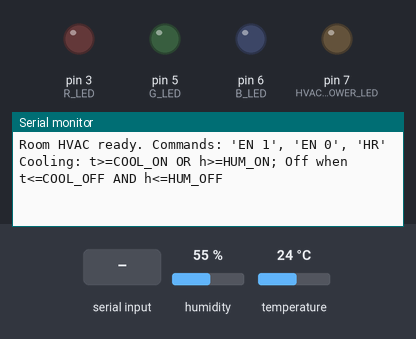
Simulated run of this sketch. Board: Arduino Uno, built with avr-gcc and run on an emulated ATmega328P. Shown: output pins drawn as LEDs (lit = HIGH), the last lines printed to the serial monitor. Inputs (shaded band) come from the test bench; at power-on: humidity 55 %, temperature 24 °C.

Above: at 1.2 s.
1.3 s: "EN\n" received over Serial
At 1.9 s:
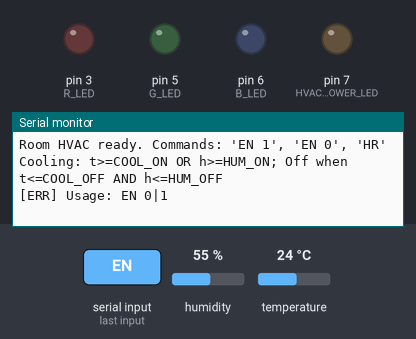
3.5 s: "1\n" received over Serial
At 3.81 s:
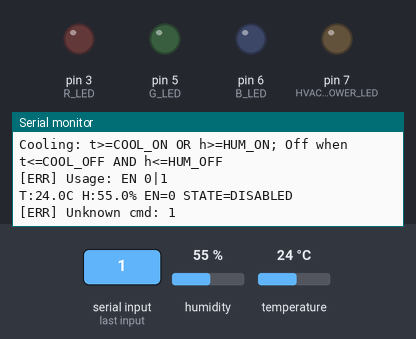
5.0 s: "HR\n" received over Serial
At 5.8 s:
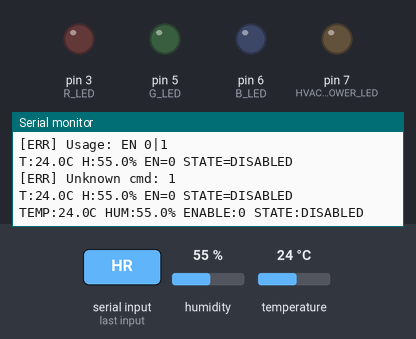

The sketch:

conference_hvac_light.ino
```cpp
// 회의실 냉난방시스템 + 조명 (회의실 전용 프로토콜)
//   EN 1  -> 인증 성공(체크인) 시 제어 허용 + 표시LED ON
//   EN 0  -> 관리자/수동 OFF 시 제어 차단 + 표시LED OFF
//   HR    -> 상태 리포트
//
// 조건: (t >= COOL_ON) 또는 (h >= HUM_ON) 이면 냉방 ON
//       (t <= COOL_OFF) AND (h <= HUM_OFF) 이면 냉방 OFF
//       (t <= HEAT_ON) 이면 난방 ON, (t >= HEAT_OFF) 이면 난방 OFF

#include "DHT.h"
#define DHTPIN 2
#define DHTTYPE DHT11
DHT dht(DHTPIN, DHTTYPE);

// 상태 표시 LED: R=히터, G=쾌적, B=에어컨
const int R_LED = 3, G_LED = 5, B_LED = 6;
// 회의실 점유 표시(체크인 성공 시 ON)
const int HVAC_POWER_LED = 7;

bool hvac_enable = false;  // 기본 차단

// === 히스테리시스 임계값 ===
float COOL_ON   = 26.0;  // 이 이상이면 냉방 켜기
float COOL_OFF  = 25.5;  // 이 이하면 냉방 끄기 후보(습도도 HUM_OFF 이하일 때 최종 OFF)
float HUM_ON    = 70.0;  // 이 이상이면 냉방 켜기(제습 목적)
float HUM_OFF   = 65.0;  // 이 이하면 냉방 끄기 후보(온도도 COOL_OFF 이하일 때 최종 OFF)

float HEAT_ON   = 15.0;  // 이 이하면 난방 켜기
float HEAT_OFF  = 15.5;  // 이 이상이면 난방 끄기

enum HvacState { DISABLED, IDLE, COOLING, HEATING };
HvacState state = DISABLED;

String rxLine;

void setLeds(bool r, bool g, bool b){
  digitalWrite(R_LED, r?HIGH:LOW);
  digitalWrite(G_LED, g?HIGH:LOW);
  digitalWrite(B_LED, b?HIGH:LOW);
}

void applyState(HvacState s){
  state = s;
  switch(s){
    case DISABLED: setLeds(false,false,false); break;
    case IDLE:     setLeds(false,true ,false); break;
    case COOLING:  setLeds(false,false,true ); break;
    case HEATING:  setLeds(true ,false,false); break;
  }
}

// ---- 핵심 제어 로직 (온도 + 습도, OR-ON / AND-OFF) ----
void handleControl(float t, float h){
  if(!hvac_enable){ applyState(DISABLED); return; }

  bool wantCoolOn  = (t >= COOL_ON) || (h >= HUM_ON);
  bool wantCoolOff = (t <= COOL_OFF) && (h <= HUM_OFF);

  bool wantHeatOn  = (t <= HEAT_ON);
  bool wantHeatOff = (t >= HEAT_OFF);

  switch(state){
    case COOLING:
      if (wantCoolOff) applyState(IDLE);
      else             applyState(COOLING);
      break;

    case HEATING:
      if (wantHeatOff){
        if (wantCoolOn) applyState(COOLING);
        else            applyState(IDLE);
      }else{
        applyState(HEATING);
      }
      break;

    case IDLE:
    case DISABLED:
      if (wantCoolOn)      applyState(COOLING);
      else if (wantHeatOn) applyState(HEATING);
      else                 applyState(IDLE);
      break;
  }
}

void processLine(String line){
  line.trim(); if(line.length()==0) return;

  if(line.startsWith("EN")){
    int sp=line.indexOf(' ');
    if(sp>0){
      String val=line.substring(sp+1); val.trim();
      if(val=="1"){
        hvac_enable=true;
        digitalWrite(HVAC_POWER_LED, HIGH);
        Serial.println(F("[OK] EN 1 (enable=true)"));
      }else if(val=="0"){
        hvac_enable=false;
        digitalWrite(HVAC_POWER_LED, LOW);
        applyState(DISABLED);
        Serial.println(F("[OK] EN 0 (enable=false)"));
      }else{
        Serial.println(F("[ERR] EN value must be 0 or 1"));
      }
    }else{
      Serial.println(F("[ERR] Usage: EN 0|1"));
    }
  }
  else if(line=="HR"){
    float h=dht.readHumidity(), t=dht.readTemperature();
    if(isnan(h)||isnan(t)){ Serial.println(F("[ERR] DHT read failed")); return; }

    Serial.print(F("TEMP:"));Serial.print(t,1); Serial.print(F("C "));
    Serial.print(F("HUM:")); Serial.print(h,1);  Serial.print(F("% "));
    Serial.print(F("ENABLE:"));Serial.print(hvac_enable?"1":"0");
    Serial.print(F(" STATE:"));
    switch(state){
      case DISABLED: Serial.println(F("DISABLED")); break;
      case IDLE:     Serial.println(F("IDLE"));     break;
      case COOLING:  Serial.println(F("COOLING"));  break;
      case HEATING:  Serial.println(F("HEATING"));  break;
    }
  }
  else{
    Serial.print(F("[ERR] Unknown cmd: ")); Serial.println(line);
  }
}

void setup(){
  Serial.begin(9600);
  dht.begin();

  pinMode(R_LED,OUTPUT); pinMode(G_LED,OUTPUT); pinMode(B_LED,OUTPUT);
  pinMode(HVAC_POWER_LED,OUTPUT);
  digitalWrite(HVAC_POWER_LED,LOW);

  applyState(DISABLED);
  Serial.println(F("Room HVAC ready. Commands: 'EN 1', 'EN 0', 'HR'"));
  Serial.println(F("Cooling: t>=COOL_ON OR h>=HUM_ON; Off when t<=COOL_OFF AND h<=HUM_OFF"));
}

void loop(){
  // 시리얼 수신
  while(Serial.available()){
    char c=(char)Serial.read();
    if(c=='\n'||c=='\r'){
      if(rxLine.length()>0){ processLine(rxLine); rxLine=""; }
    }else{
      rxLine+=c;
      if(rxLine.length()>64) rxLine="";
    }
  }

  // 2초 주기 제어
  static unsigned long lastMs=0;
  unsigned long now=millis();
  if(now-lastMs>=2000){
    lastMs=now;
    float h=dht.readHumidity(), t=dht.readTemperature();
    if(isnan(h)||isnan(t)){ Serial.println(F("Failed to read from DHT !")); return; }
    handleControl(t, h);

    // 상태 로그(원하면 주석처리)
    Serial.print(F("T:")); Serial.print(t,1); Serial.print(F("C "));
    Serial.print(F("H:")); Serial.print(h,1); Serial.print(F("% "));
    Serial.print(F("EN=")); Serial.print(hvac_enable?"1":"0");
    Serial.print(F(" STATE="));
    switch(state){
      case DISABLED: Serial.println(F("DISABLED")); break;
      case IDLE:     Serial.println(F("IDLE"));     break;
      case COOLING:  Serial.println(F("COOLING"));  break;
      case HEATING:  Serial.println(F("HEATING"));  break;
    }
  }
}
```

Measured:
- after the input at 1.3 s, the serial monitor: prints a new line at once (image 1)
- after the input at 3.5 s, the serial monitor: prints a new line at once (image 2)
- after the input at 5.0 s, the serial monitor: prints a new line at once (image 3)
